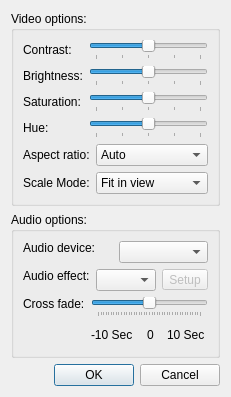
<?xml version="1.0" encoding="UTF-8"?>
 <ui version="4.0">
  <class>mediaPlayerSettings</class>
  <widget class="QDialog" name="mediaPlayerSettings">
   <property name="geometry">
    <rect>
     <x>0</x>
     <y>0</y>
     <width>175</width>
     <height>397</height>
    </rect>
   </property>
   <property name="windowTitle">
    <string>Settings</string>
   </property>
   <layout class="QVBoxLayout" name="verticalLayout_2">
    <item>
     <widget class="QGroupBox" name="groupBox">
      <property name="title">
       <string>Video options:</string>
      </property>
      <property name="flat">
       <bool>true</bool>
      </property>
      <layout class="QGridLayout" name="gridLayout">
       <item row="5" column="2">
        <widget class="QComboBox" name="scalemodeCombo">
         <property name="sizeAdjustPolicy">
          <enum>QComboBox::AdjustToContentsOnFirstShow</enum>
         </property>
         <item>
          <property name="text">
           <string>Fit in view</string>
          </property>
         </item>
         <item>
          <property name="text">
           <string>Scale and crop</string>
          </property>
         </item>
        </widget>
       </item>
       <item row="0" column="0">
        <widget class="QLabel" name="label_9">
         <property name="text">
          <string>Contrast:</string>
         </property>
        </widget>
       </item>
       <item row="0" column="1" colspan="2">
        <widget class="QSlider" name="contrastSlider">
         <property name="minimumSize">
          <size>
           <width>0</width>
           <height>0</height>
          </size>
         </property>
         <property name="minimum">
          <number>-8</number>
         </property>
         <property name="maximum">
          <number>8</number>
         </property>
         <property name="orientation">
          <enum>Qt::Horizontal</enum>
         </property>
         <property name="tickPosition">
          <enum>QSlider::TicksBelow</enum>
         </property>
         <property name="tickInterval">
          <number>4</number>
         </property>
        </widget>
       </item>
       <item row="1" column="0">
        <widget class="QLabel" name="label_8">
         <property name="text">
          <string>Brightness:</string>
         </property>
        </widget>
       </item>
       <item row="1" column="1" colspan="2">
        <widget class="QSlider" name="brightnessSlider">
         <property name="minimum">
          <number>-8</number>
         </property>
         <property name="maximum">
          <number>8</number>
         </property>
         <property name="orientation">
          <enum>Qt::Horizontal</enum>
         </property>
         <property name="tickPosition">
          <enum>QSlider::TicksBelow</enum>
         </property>
         <property name="tickInterval">
          <number>4</number>
         </property>
        </widget>
       </item>
       <item row="2" column="0">
        <widget class="QLabel" name="label_7">
         <property name="text">
          <string>Saturation:</string>
         </property>
        </widget>
       </item>
       <item row="2" column="1" colspan="2">
        <widget class="QSlider" name="saturationSlider">
         <property name="minimum">
          <number>-8</number>
         </property>
         <property name="maximum">
          <number>8</number>
         </property>
         <property name="orientation">
          <enum>Qt::Horizontal</enum>
         </property>
         <property name="tickPosition">
          <enum>QSlider::TicksBelow</enum>
         </property>
         <property name="tickInterval">
          <number>4</number>
         </property>
        </widget>
       </item>
       <item row="3" column="0">
        <widget class="QLabel" name="label_2">
         <property name="text">
          <string>Hue:</string>
         </property>
        </widget>
       </item>
       <item row="3" column="1" colspan="2">
        <widget class="QSlider" name="hueSlider">
         <property name="minimum">
          <number>-8</number>
         </property>
         <property name="maximum">
          <number>8</number>
         </property>
         <property name="orientation">
          <enum>Qt::Horizontal</enum>
         </property>
         <property name="tickPosition">
          <enum>QSlider::TicksBelow</enum>
         </property>
         <property name="tickInterval">
          <number>4</number>
         </property>
        </widget>
       </item>
       <item row="4" column="0" colspan="2">
        <widget class="QLabel" name="label_10">
         <property name="text">
          <string>Aspect ratio:</string>
         </property>
        </widget>
       </item>
       <item row="4" column="2">
        <widget class="QComboBox" name="aspectCombo">
         <property name="sizeAdjustPolicy">
          <enum>QComboBox::AdjustToContentsOnFirstShow</enum>
         </property>
         <item>
          <property name="text">
           <string>Auto</string>
          </property>
         </item>
         <item>
          <property name="text">
           <string>Stretch</string>
          </property>
         </item>
         <item>
          <property name="text">
           <string>4/3</string>
          </property>
         </item>
         <item>
          <property name="text">
           <string>16/9</string>
          </property>
         </item>
        </widget>
       </item>
       <item row="5" column="0" colspan="2">
        <widget class="QLabel" name="label_11">
         <property name="text">
          <string>Scale Mode:</string>
         </property>
        </widget>
       </item>
      </layout>
      <zorder>scalemodeCombo</zorder>
      <zorder>label_9</zorder>
      <zorder>contrastSlider</zorder>
      <zorder>label_8</zorder>
      <zorder>brightnessSlider</zorder>
      <zorder>label_7</zorder>
      <zorder>saturationSlider</zorder>
      <zorder>label_2</zorder>
      <zorder>hueSlider</zorder>
      <zorder>label_10</zorder>
      <zorder>aspectCombo</zorder>
      <zorder>label_11</zorder>
     </widget>
    </item>
    <item>
     <widget class="QGroupBox" name="groupBox_2">
      <property name="title">
       <string>Audio options:</string>
      </property>
      <property name="flat">
       <bool>true</bool>
      </property>
      <layout class="QVBoxLayout" name="verticalLayout">
       <item>
        <layout class="QHBoxLayout">
         <item>
          <widget class="QLabel" name="label">
           <property name="sizePolicy">
            <sizepolicy hsizetype="Preferred" vsizetype="Preferred">
             <horstretch>0</horstretch>
             <verstretch>0</verstretch>
            </sizepolicy>
           </property>
           <property name="minimumSize">
            <size>
             <width>10</width>
             <height>0</height>
            </size>
           </property>
           <property name="text">
            <string>Audio device:</string>
           </property>
           <property name="alignment">
            <set>Qt::AlignLeading|Qt::AlignLeft|Qt::AlignTop</set>
           </property>
          </widget>
         </item>
         <item>
          <widget class="QComboBox" name="deviceCombo">
           <property name="sizePolicy">
            <sizepolicy hsizetype="Minimum" vsizetype="Fixed">
             <horstretch>0</horstretch>
             <verstretch>0</verstretch>
            </sizepolicy>
           </property>
           <property name="minimumSize">
            <size>
             <width>10</width>
             <height>0</height>
            </size>
           </property>
           <property name="sizeAdjustPolicy">
            <enum>QComboBox::AdjustToMinimumContentsLength</enum>
           </property>
          </widget>
         </item>
        </layout>
       </item>
       <item>
        <layout class="QHBoxLayout" name="horizontalLayout">
         <item>
          <widget class="QLabel" name="label_6">
           <property name="sizePolicy">
            <sizepolicy hsizetype="Preferred" vsizetype="Preferred">
             <horstretch>0</horstretch>
             <verstretch>0</verstretch>
            </sizepolicy>
           </property>
           <property name="minimumSize">
            <size>
             <width>10</width>
             <height>0</height>
            </size>
           </property>
           <property name="text">
            <string>Audio effect:</string>
           </property>
           <property name="alignment">
            <set>Qt::AlignLeading|Qt::AlignLeft|Qt::AlignTop</set>
           </property>
          </widget>
         </item>
         <item>
          <widget class="QComboBox" name="audioEffectsCombo">
           <property name="sizePolicy">
            <sizepolicy hsizetype="Minimum" vsizetype="Fixed">
             <horstretch>0</horstretch>
             <verstretch>0</verstretch>
            </sizepolicy>
           </property>
           <property name="minimumSize">
            <size>
             <width>10</width>
             <height>0</height>
            </size>
           </property>
           <property name="sizeAdjustPolicy">
            <enum>QComboBox::AdjustToMinimumContentsLength</enum>
           </property>
          </widget>
         </item>
         <item>
          <widget class="QToolButton" name="effectButton">
           <property name="enabled">
            <bool>false</bool>
           </property>
           <property name="text">
            <string>Setup</string>
           </property>
          </widget>
         </item>
        </layout>
       </item>
       <item>
        <layout class="QHBoxLayout">
         <item>
          <widget class="QLabel" name="crossFadeLabel">
           <property name="sizePolicy">
            <sizepolicy hsizetype="Preferred" vsizetype="Preferred">
             <horstretch>0</horstretch>
             <verstretch>0</verstretch>
            </sizepolicy>
           </property>
           <property name="minimumSize">
            <size>
             <width>10</width>
             <height>0</height>
            </size>
           </property>
           <property name="text">
            <string>Cross fade:</string>
           </property>
           <property name="alignment">
            <set>Qt::AlignLeading|Qt::AlignLeft|Qt::AlignTop</set>
           </property>
          </widget>
         </item>
         <item>
          <layout class="QVBoxLayout">
           <item>
            <widget class="QSlider" name="crossFadeSlider">
             <property name="sizePolicy">
              <sizepolicy hsizetype="Minimum" vsizetype="Fixed">
               <horstretch>0</horstretch>
               <verstretch>0</verstretch>
              </sizepolicy>
             </property>
             <property name="minimum">
              <number>-20</number>
             </property>
             <property name="maximum">
              <number>20</number>
             </property>
             <property name="singleStep">
              <number>1</number>
             </property>
             <property name="pageStep">
              <number>2</number>
             </property>
             <property name="value">
              <number>0</number>
             </property>
             <property name="orientation">
              <enum>Qt::Horizontal</enum>
             </property>
             <property name="tickPosition">
              <enum>QSlider::TicksBelow</enum>
             </property>
            </widget>
           </item>
           <item>
            <layout class="QHBoxLayout">
             <item>
              <widget class="QLabel" name="crossFadeLabel1">
               <property name="font">
                <font>
                 <pointsize>9</pointsize>
                </font>
               </property>
               <property name="text">
                <string>-10 Sec</string>
               </property>
              </widget>
             </item>
             <item>
              <spacer>
               <property name="orientation">
                <enum>Qt::Horizontal</enum>
               </property>
               <property name="sizeHint" stdset="0">
                <size>
                 <width>0</width>
                 <height>20</height>
                </size>
               </property>
              </spacer>
             </item>
             <item>
              <widget class="QLabel" name="crossFadeLabel2">
               <property name="font">
                <font>
                 <pointsize>9</pointsize>
                </font>
               </property>
               <property name="text">
                <string>0</string>
               </property>
              </widget>
             </item>
             <item>
              <spacer>
               <property name="orientation">
                <enum>Qt::Horizontal</enum>
               </property>
               <property name="sizeHint" stdset="0">
                <size>
                 <width>0</width>
                 <height>20</height>
                </size>
               </property>
              </spacer>
             </item>
             <item>
              <widget class="QLabel" name="crossFadeLabel3">
               <property name="font">
                <font>
                 <pointsize>9</pointsize>
                </font>
               </property>
               <property name="text">
                <string>10 Sec </string>
               </property>
              </widget>
             </item>
            </layout>
           </item>
          </layout>
         </item>
        </layout>
       </item>
      </layout>
     </widget>
    </item>
    <item>
     <widget class="QDialogButtonBox" name="buttonBox">
      <property name="orientation">
       <enum>Qt::Horizontal</enum>
      </property>
      <property name="standardButtons">
       <set>QDialogButtonBox::Cancel|QDialogButtonBox::Ok</set>
      </property>
     </widget>
    </item>
   </layout>
  </widget>
  <resources/>
  <connections>
   <connection>
    <sender>buttonBox</sender>
    <signal>accepted()</signal>
    <receiver>mediaPlayerSettings</receiver>
    <slot>accept()</slot>
    <hints>
     <hint type="sourcelabel">
      <x>248</x>
      <y>254</y>
     </hint>
     <hint type="destinationlabel">
      <x>157</x>
      <y>274</y>
     </hint>
    </hints>
   </connection>
   <connection>
    <sender>buttonBox</sender>
    <signal>rejected()</signal>
    <receiver>mediaPlayerSettings</receiver>
    <slot>reject()</slot>
    <hints>
     <hint type="sourcelabel">
      <x>316</x>
      <y>260</y>
     </hint>
     <hint type="destinationlabel">
      <x>286</x>
      <y>274</y>
     </hint>
    </hints>
   </connection>
  </connections>
 </ui>
